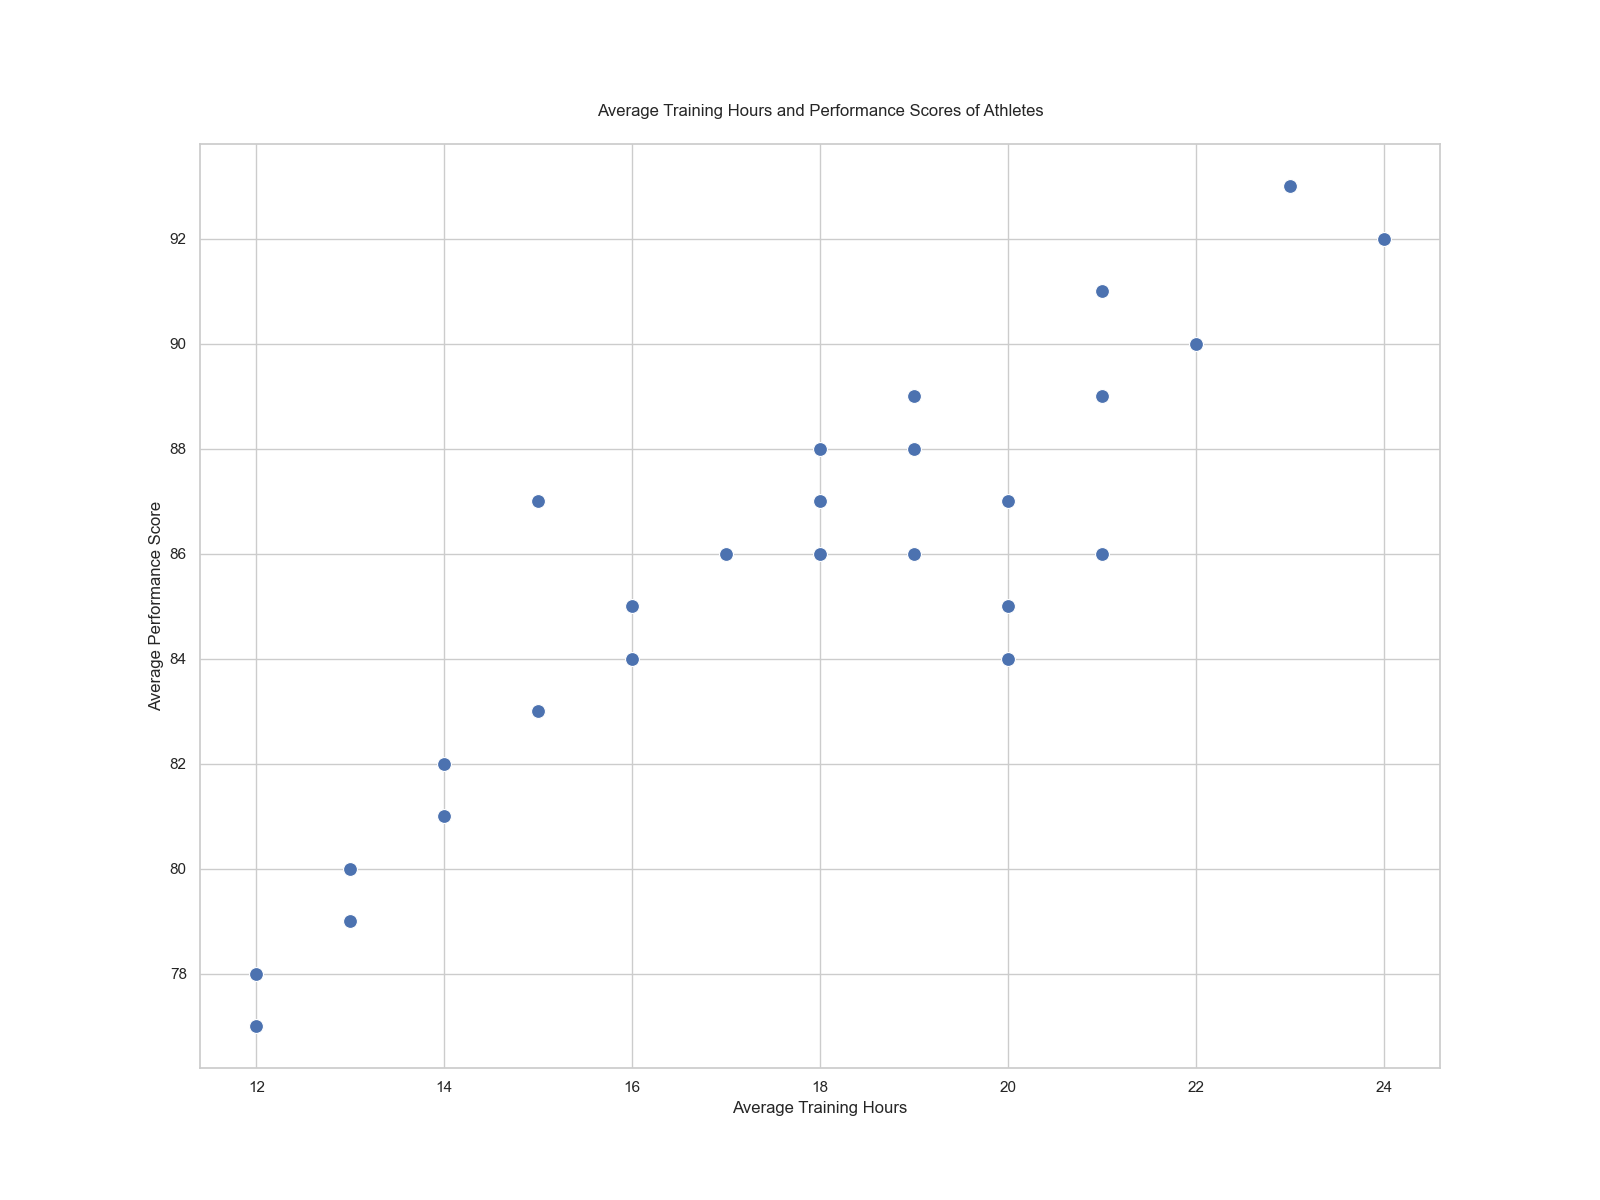

Here is the Python script that generated this plot:

import pandas as pd
import seaborn as sb
import matplotlib.pyplot as plt 

# Data points
data = {
    'Sport': ['Soccer', 'Basketball', 'Tennis', 'Swimming', 'Athletics', 'Cycling', 'Gymnastics', 'Rowing', 'Boxing', 
              'Weightlifting', 'Wrestling', 'Skiing', 'Snowboarding', 'Hockey', 'Rugby', 'Martial_Arts', 'Fencing', 
              'Golf', 'Cricket', 'Baseball', 'Volleyball', 'Badminton', 'Table_Tennis', 'Surfing', 'Skateboarding', 
              'Rock_Climbing', 'Horse_Riding', 'Sailing', 'Archery', 'Diving'],
    'Average_Training_Hours': [18, 20, 15, 22, 17, 19, 24, 21, 23, 16, 18, 14, 15, 20, 21, 22, 13, 12, 16, 19, 18, 14, 13, 20, 
                               15, 16, 18, 19, 12, 21],
    'Average_Performance_Score': [88, 85, 87, 90, 86, 89, 92, 91, 93, 84, 88, 82, 83, 87, 86, 90, 80, 78, 85, 88, 86, 81, 79, 
                                  84, 83, 85, 87, 86, 77, 89]
}

# Create DataFrame
df = pd.DataFrame(data)

# Set up the matplotlib figure
plt.figure(figsize=(16, 12))

# Draw a seaborn scatter plot
sb.scatterplot(data=df, x="Average_Training_Hours", y="Average_Performance_Score", palette=['#FF6347', '#4682B4'], s=100)

# Additional customizations
plt.title('Average Training Hours and Performance Scores of Athletes', pad=20)
plt.xlabel('Average Training Hours')
plt.ylabel('Average Performance Score')
plt.grid(True)

# Show the plot
plt.show()
